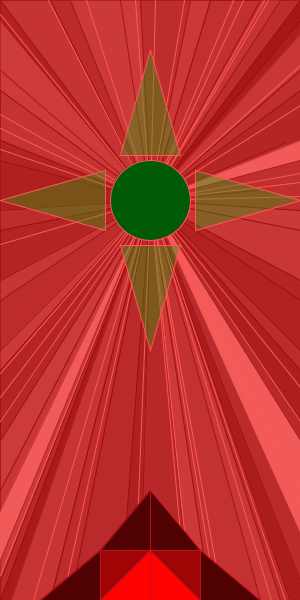
Frame 1 (no input)
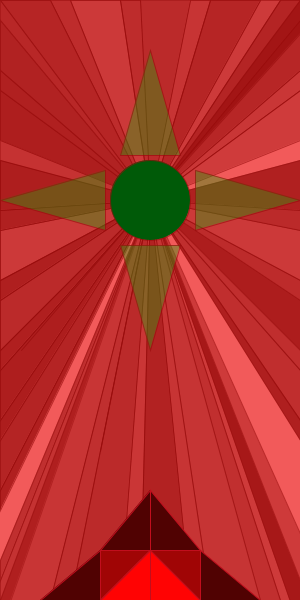
Frame 2 (the mouse pressed at the canvas centre, redrawn once)

The Processing sketch that drew these frames (run headless with seeded random() and noise(); the mouse was pressed at the canvas centre and the sketch redrawn once):

// Processing sketch: processing_24359
// ── processing_24359.pde


int five = 50;
int zero = 300;
int ran1 = 100;
int ran2 = 200;
int ran11 = 100;
int ran22 = 200;
int a = 152;
int b = 11;
int c = 11;
void setup () {
  size(300,600);
  
  smooth();
}

int count = 1;


void draw() {

  background(242,90,90);
  stroke(a,b,c,random(ran11,ran22));
  fill(a,b,c,random(ran1,ran2));
  line(150,200,random(0,300),random(0,600));


  //top
  noLoop();
  line(150,200,random(0,300),random(0,600));
  quad(width/2,height/3,width/2,height/3,0,0,50,0);
  stroke(a,b,c,random(ran11,ran22));
  fill(a,b,c,random(ran1,ran2));
  quad(width/2,height/3,width/2,height/3,50,0,70,0);
  stroke(a,b,c,random(ran11,ran22));
  fill(a,b,c,random(ran1,ran2));
  quad(width/2,height/3,width/2,height/3,70,0,120,0);
  stroke(a,b,c,random(ran11,ran22));
  fill(a,b,c,random(ran1,ran2));
  quad(width/2,height/3,width/2,height/3,120,0,140,0);
  stroke(a,b,c,random(ran11,ran22));
  fill(a,b,c,random(ran1,ran2));
  quad(width/2,height/3,width/2,height/3,140,0,190,0);
  stroke(a,b,c,random(ran11,ran22));
  fill(a,b,c,random(ran1,ran2));
  quad(width/2,height/3,width/2,height/3,190,0,210,0);
  stroke(a,b,c,random(ran11,ran22));
  fill(a,b,c,random(ran1,ran2));
  quad(width/2,height/3,width/2,height/3,210,0,260,0);
  stroke(a,b,c,random(ran11,ran22));
  fill(a,b,c,random(ran1,ran2));
  quad(width/2,height/3,width/2,height/3,260,0,280,0);
  stroke(a,b,c,random(ran11,ran22));
  fill(a,b,c,random(ran1,ran2));
  quad(width/2,height/3,width/2,height/3,280,0,330,0);
  stroke(a,b,c,random(ran11,ran22));
  fill(a,b,c,random(ran1,ran2));


  //sideA
  quad(width/2,height/3,width/2,height/3,0,0,0,20);
  stroke(a,b,c,random(ran11,ran22));
  fill(a,b,c,random(ran1,ran2));
  quad(width/2,height/3,width/2,height/3,0,20,0,70);
  stroke(a,b,c,random(ran11,ran22));
  fill(a,b,c,random(ran1,ran2));
  quad(width/2,height/3,width/2,height/3,0,70,0,90);
  stroke(a,b,c,random(ran11,ran22));
  fill(a,b,c,random(ran1,ran2));
  quad(width/2,height/3,width/2,height/3,0,90,0,140);
  stroke(a,b,c,random(ran11,ran22));
  fill(a,b,c,random(ran1,ran2));
  quad(width/2,height/3,width/2,height/3,0,140,0,160);
  stroke(a,b,c,random(ran11,ran22));
  fill(a,b,c,random(ran1,ran2));
  quad(width/2,height/3,width/2,height/3,0,160,0,210);
  stroke(a,b,c,random(ran11,ran22));
  fill(a,b,c,random(ran1,ran2));
  quad(width/2,height/3,width/2,height/3,0,210,0,230);
  stroke(a,b,c,random(ran11,ran22));
  fill(a,b,c,random(ran1,ran2));
  quad(width/2,height/3,width/2,height/3,0,230,0,280);
  stroke(a,b,c,random(ran11,ran22));
  fill(a,b,c,random(ran1,ran2));
  quad(width/2,height/3,width/2,height/3,0,280,0,300);
  stroke(a,b,c,random(ran11,ran22));
  fill(a,b,c,random(ran1,ran2));
  quad(width/2,height/3,width/2,height/3,0,300,0,350);
  stroke(a,b,c,random(ran11,ran22));
  fill(a,b,c,random(ran1,ran2));
  quad(width/2,height/3,width/2,height/3,0,350,0,370);
  stroke(a,b,c,random(ran11,ran22));
  fill(a,b,c,random(ran1,ran2));
  quad(width/2,height/3,width/2,height/3,0,370,0,420);
  stroke(a,b,c,random(ran11,ran22));
  fill(a,b,c,random(ran1,ran2));
  quad(width/2,height/3,width/2,height/3,0,420,0,440);
  stroke(a,b,c,random(ran11,ran22));
  fill(a,b,c,random(ran1,ran2));
  quad(width/2,height/3,width/2,height/3,0,440,0,490);
  stroke(a,b,c,random(ran11,ran22));
  fill(a,b,c,random(ran1,ran2));
  quad(width/2,height/3,width/2,height/3,0,490,0,510);
  stroke(a,b,c,random(ran11,ran22));
  fill(a,b,c,random(ran1,ran2));
  quad(width/2,height/3,width/2,height/3,0,560,0,580);
  stroke(a,b,c,random(ran11,ran22));
  fill(a,b,c,random(ran1,ran2));
  quad(width/2,height/3,width/2,height/3,0,580,0,630);
  stroke(a,b,c,random(ran11,ran22));
  fill(a,b,c,random(ran1,ran2));

  //sideB
  quad(width/2,height/3,width/2,height/3,zero,0,zero,20);
  stroke(a,b,c,random(ran11,ran22));
  fill(a,b,c,random(ran1,ran2));
  quad(width/2,height/3,width/2,height/3,zero,20,zero,70);
  stroke(a,b,c,random(ran11,ran22));
  fill(a,b,c,random(ran1,ran2));
  quad(width/2,height/3,width/2,height/3,zero,70,zero,90);
  stroke(a,b,c,random(ran11,ran22));
  fill(a,b,c,random(ran1,ran2));
  quad(width/2,height/3,width/2,height/3,zero,90,zero,140);
  stroke(a,b,c,random(ran11,ran22));
  fill(a,b,c,random(ran1,ran2));
  quad(width/2,height/3,width/2,height/3,zero,160,zero,210);
  stroke(a,b,c,random(ran11,ran22));
  fill(a,b,c,random(ran1,ran2));
  quad(width/2,height/3,width/2,height/3,zero,210,zero,230);
  stroke(a,b,c,random(ran11,ran22));
  fill(a,b,c,random(ran1,ran2));
  quad(width/2,height/3,width/2,height/3,zero,230,zero,280);
  stroke(a,b,c,random(ran11,ran22));
  fill(a,b,c,random(ran1,ran2));
  quad(width/2,height/3,width/2,height/3,zero,280,zero,300);
  stroke(a,b,c,random(ran11,ran22));
  fill(a,b,c,random(ran1,ran2));
  quad(width/2,height/3,width/2,height/3,zero,300,zero,350);
  stroke(a,b,c,random(ran11,ran22));
  fill(a,b,c,random(ran1,ran2));
  quad(width/2,height/3,width/2,height/3,zero,350,zero,370);
  stroke(a,b,c,random(ran11,ran22));
  fill(a,b,c,random(ran1,ran2));
  quad(width/2,height/3,width/2,height/3,zero,370,zero,420);
  stroke(a,b,c,random(ran11,ran22));
  fill(a,b,c,random(ran1,ran2));
  quad(width/2,height/3,width/2,height/3,zero,420,zero,440);
  stroke(a,b,c,random(ran11,ran22));
  fill(a,b,c,random(ran1,ran2));
  quad(width/2,height/3,width/2,height/3,zero,580,zero,630);
  stroke(a,b,c,random(ran11,ran22));
  fill(a,b,c,random(ran1,ran2));

  //bottum
  quad(width/2,height/3,width/2,height/3,0,height,50,height);
  stroke(a,b,c,random(ran11,ran22));
  fill(a,b,c,random(ran1,ran2));
  quad(width/2,height/3,width/2,height/3,50,height,70,height);
  stroke(a,b,c,random(ran11,ran22));
  fill(a,b,c,random(ran1,ran2));
  quad(width/2,height/3,width/2,height/3,70,height,120,height);
  stroke(a,b,c,random(ran11,ran22));
  fill(a,b,c,random(ran1,ran2));
  quad(width/2,height/3,width/2,height/3,120,height,140,height);
  stroke(a,b,c,random(ran11,ran22));
  fill(a,b,c,random(ran1,ran2));
  quad(width/2,height/3,width/2,height/3,140,height,190,height);
  stroke(a,b,c,random(ran11,ran22));
  fill(a,b,c,random(ran1,ran2));
  quad(width/2,height/3,width/2,height/3,190,height,210,height);
  stroke(a,b,c,random(ran11,ran22));
  fill(a,b,c,random(ran1,ran2));
  quad(width/2,height/3,width/2,height/3,210,height,260,height);
  stroke(a,b,c,random(ran11,ran22));
  fill(a,b,c,random(ran1,ran2));
  quad(width/2,height/3,width/2,height/3,260,height,280,height);
  stroke(a,b,c,random(ran11,ran22));
  fill(a,b,c,random(ran1,ran2));
  quad(width/2,height/3,width/2,height/3,280,height,330,height);
  stroke(a,b,c,random(ran11,ran22));
  fill(a,b,c,random(ran1,ran2));



  while (count < 10) {
    count = count + 1;
    stroke(255,random(80,92),random(80,92));
    line(150,200,0,random(0,600));
    line(150,200,random(0,300),0);
    line(150,200,300,random(0,600));
    line(150,200,random(0,300),600);
  }
  int w = 150 ;
  int e = 200;
  fill(0,90,8);
  ellipse(w,e,80,80);
  fill(36,160,15,100);
  triangle(120, 155, 150, 50, 180, 155);
  triangle(120, 245, 150, 350, 180, 245);
  triangle(105, 170, 0, 200, 105, 230);
  triangle(195, 170, 300, 200, 195, 230);

  stroke(193,14,29);
  fill(255,3,3);
  //star

  int x = 150;
  int y = 600;
  int sizelow = 50;
  int sizehigh = 110;
  //first layer
  triangle(x,y, x, y-sizelow, x-sizelow, y);
  triangle(x,y, x, y-sizelow, x+sizelow, y);
  triangle(x,y, x, y+sizelow, x-sizelow, y);
  triangle(x,y, x, y+sizelow, x+sizelow, y);
  //2nd layer

  stroke(193,14,29);
  fill(160,5,5);
  triangle(x-sizelow,y-sizelow, x, y-sizelow, x-sizelow, y);
  triangle(x+sizelow,y-sizelow, x, y-sizelow, x+sizelow, y);
  triangle(x-sizelow,y+sizelow, x, y+sizelow, x-sizelow, y);
  triangle(x+sizelow,y+sizelow, x, y+sizelow, x+sizelow, y);
  //3rd layer
  stroke(193,14,29);
  fill(80,2,2);
  triangle(x-sizelow,y-sizelow, x, y-sizelow, x, y-sizehigh);
  triangle(x+sizelow,y-sizelow, x, y-sizelow, x, y-sizehigh);
  triangle(x-sizelow,y+sizelow, x, y+sizelow, x, y+sizehigh);
  triangle(x+sizelow,y+sizelow, x, y+sizelow, x, y+sizehigh);
  triangle(x-sizelow,y-sizelow, x-sizehigh, y, x-sizelow, y);
  triangle(x+sizelow,y-sizelow, x+sizehigh, y, x+sizelow, y);
  triangle(x-sizelow,y+sizelow, x-sizehigh, y, x-sizelow, y);
  triangle(x+sizelow,y+sizelow, x+sizehigh, y, x+sizelow, y);
  

}
